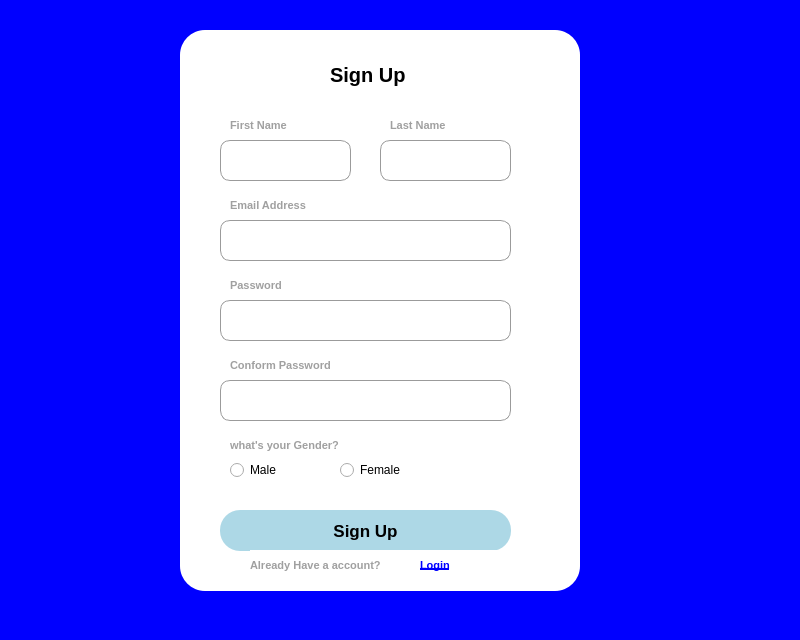
<?xml version="1.0" encoding="UTF-8"?>
<ui version="4.0">
 <class>MainWindow</class>
 <widget class="QMainWindow" name="MainWindow">
  <property name="geometry">
   <rect>
    <x>0</x>
    <y>0</y>
    <width>800</width>
    <height>640</height>
   </rect>
  </property>
  <property name="windowTitle">
   <string>MainWindow</string>
  </property>
  <property name="styleSheet">
   <string notr="true">background-color: blue;</string>
  </property>
  <widget class="QWidget" name="centralwidget">
   <widget class="QWidget" name="widget" native="true">
    <property name="geometry">
     <rect>
      <x>180</x>
      <y>30</y>
      <width>400</width>
      <height>561</height>
     </rect>
    </property>
    <property name="autoFillBackground">
     <bool>false</bool>
    </property>
    <property name="styleSheet">
     <string notr="true">background-color: white;
 border-radius: 25px;
</string>
    </property>
    <widget class="QLabel" name="label">
     <property name="geometry">
      <rect>
       <x>150</x>
       <y>30</y>
       <width>100</width>
       <height>30</height>
      </rect>
     </property>
     <property name="font">
      <font>
       <pointsize>15</pointsize>
       <weight>75</weight>
       <bold>true</bold>
      </font>
     </property>
     <property name="text">
      <string>Sign Up</string>
     </property>
    </widget>
    <widget class="QLabel" name="label_2">
     <property name="geometry">
      <rect>
       <x>50</x>
       <y>80</y>
       <width>81</width>
       <height>30</height>
      </rect>
     </property>
     <property name="font">
      <font>
       <pointsize>8</pointsize>
       <weight>75</weight>
       <bold>true</bold>
      </font>
     </property>
     <property name="styleSheet">
      <string notr="true">color: rgb(160, 160, 160)</string>
     </property>
     <property name="text">
      <string>First Name</string>
     </property>
    </widget>
    <widget class="QLabel" name="label_3">
     <property name="geometry">
      <rect>
       <x>210</x>
       <y>80</y>
       <width>71</width>
       <height>30</height>
      </rect>
     </property>
     <property name="font">
      <font>
       <pointsize>8</pointsize>
       <weight>75</weight>
       <bold>true</bold>
      </font>
     </property>
     <property name="styleSheet">
      <string notr="true">color: rgb(160, 160, 160)</string>
     </property>
     <property name="text">
      <string>Last Name</string>
     </property>
    </widget>
    <widget class="QLineEdit" name="lineEdit">
     <property name="geometry">
      <rect>
       <x>40</x>
       <y>110</y>
       <width>131</width>
       <height>41</height>
      </rect>
     </property>
     <property name="styleSheet">
      <string notr="true">border: 1px solid rgb(155, 155, 155);
border-radius: 10px;</string>
     </property>
    </widget>
    <widget class="QLineEdit" name="lineEdit_2">
     <property name="geometry">
      <rect>
       <x>200</x>
       <y>110</y>
       <width>131</width>
       <height>41</height>
      </rect>
     </property>
     <property name="styleSheet">
      <string notr="true">border: 1px solid rgb(155, 155, 155);
border-radius: 10px;</string>
     </property>
    </widget>
    <widget class="QLineEdit" name="lineEdit_3">
     <property name="geometry">
      <rect>
       <x>40</x>
       <y>190</y>
       <width>291</width>
       <height>41</height>
      </rect>
     </property>
     <property name="styleSheet">
      <string notr="true">border: 1px solid rgb(155, 155, 155);
border-radius: 10px;</string>
     </property>
    </widget>
    <widget class="QLabel" name="label_4">
     <property name="geometry">
      <rect>
       <x>50</x>
       <y>160</y>
       <width>101</width>
       <height>30</height>
      </rect>
     </property>
     <property name="font">
      <font>
       <pointsize>8</pointsize>
       <weight>75</weight>
       <bold>true</bold>
      </font>
     </property>
     <property name="styleSheet">
      <string notr="true">color: rgb(160, 160, 160)</string>
     </property>
     <property name="text">
      <string>Email Address</string>
     </property>
    </widget>
    <widget class="QLineEdit" name="lineEdit_4">
     <property name="enabled">
      <bool>true</bool>
     </property>
     <property name="geometry">
      <rect>
       <x>40</x>
       <y>270</y>
       <width>291</width>
       <height>41</height>
      </rect>
     </property>
     <property name="styleSheet">
      <string notr="true">border: 1px solid rgb(155, 155, 155);
border-radius: 10px;</string>
     </property>
     <property name="echoMode">
      <enum>QLineEdit::Password</enum>
     </property>
    </widget>
    <widget class="QLineEdit" name="lineEdit_5">
     <property name="geometry">
      <rect>
       <x>40</x>
       <y>350</y>
       <width>291</width>
       <height>41</height>
      </rect>
     </property>
     <property name="styleSheet">
      <string notr="true">border: 1px solid rgb(155, 155, 155);
border-radius: 10px;</string>
     </property>
     <property name="echoMode">
      <enum>QLineEdit::Password</enum>
     </property>
    </widget>
    <widget class="QLabel" name="label_5">
     <property name="geometry">
      <rect>
       <x>50</x>
       <y>240</y>
       <width>81</width>
       <height>30</height>
      </rect>
     </property>
     <property name="font">
      <font>
       <pointsize>8</pointsize>
       <weight>75</weight>
       <bold>true</bold>
      </font>
     </property>
     <property name="styleSheet">
      <string notr="true">color: rgb(160, 160, 160)</string>
     </property>
     <property name="text">
      <string>Password</string>
     </property>
    </widget>
    <widget class="QLabel" name="label_6">
     <property name="geometry">
      <rect>
       <x>50</x>
       <y>320</y>
       <width>131</width>
       <height>30</height>
      </rect>
     </property>
     <property name="font">
      <font>
       <pointsize>8</pointsize>
       <weight>75</weight>
       <bold>true</bold>
      </font>
     </property>
     <property name="styleSheet">
      <string notr="true">color: rgb(160, 160, 160)</string>
     </property>
     <property name="text">
      <string>Conform Password</string>
     </property>
    </widget>
    <widget class="QRadioButton" name="radioButton">
     <property name="geometry">
      <rect>
       <x>50</x>
       <y>430</y>
       <width>95</width>
       <height>20</height>
      </rect>
     </property>
     <property name="text">
      <string>Male</string>
     </property>
    </widget>
    <widget class="QRadioButton" name="radioButton_2">
     <property name="geometry">
      <rect>
       <x>160</x>
       <y>430</y>
       <width>95</width>
       <height>20</height>
      </rect>
     </property>
     <property name="text">
      <string>Female</string>
     </property>
    </widget>
    <widget class="QLabel" name="label_7">
     <property name="geometry">
      <rect>
       <x>50</x>
       <y>400</y>
       <width>151</width>
       <height>30</height>
      </rect>
     </property>
     <property name="font">
      <font>
       <pointsize>8</pointsize>
       <weight>75</weight>
       <bold>true</bold>
      </font>
     </property>
     <property name="styleSheet">
      <string notr="true">color: rgb(160, 160, 160)</string>
     </property>
     <property name="text">
      <string>what's your Gender?</string>
     </property>
    </widget>
    <widget class="QPushButton" name="pushButton">
     <property name="geometry">
      <rect>
       <x>40</x>
       <y>480</y>
       <width>291</width>
       <height>41</height>
      </rect>
     </property>
     <property name="font">
      <font>
       <pointsize>13</pointsize>
       <weight>75</weight>
       <bold>true</bold>
      </font>
     </property>
     <property name="styleSheet">
      <string notr="true">QPushButton#pushButton{
background: lightblue;
border-radius: 20px;
}

QPushButton#pushButton:hover{
background: skyblue;
}

QPushButton#pushButton:pressed{
background: blue;
}</string>
     </property>
     <property name="text">
      <string>Sign Up</string>
     </property>
    </widget>
    <widget class="QLabel" name="label_8">
     <property name="geometry">
      <rect>
       <x>70</x>
       <y>520</y>
       <width>171</width>
       <height>30</height>
      </rect>
     </property>
     <property name="font">
      <font>
       <pointsize>8</pointsize>
       <weight>75</weight>
       <bold>true</bold>
      </font>
     </property>
     <property name="styleSheet">
      <string notr="true">color: rgb(160, 160, 160)</string>
     </property>
     <property name="text">
      <string>Already Have a account?</string>
     </property>
    </widget>
    <widget class="QLabel" name="label_9">
     <property name="geometry">
      <rect>
       <x>240</x>
       <y>520</y>
       <width>81</width>
       <height>30</height>
      </rect>
     </property>
     <property name="font">
      <font>
       <pointsize>8</pointsize>
       <weight>75</weight>
       <bold>true</bold>
       <underline>true</underline>
      </font>
     </property>
     <property name="styleSheet">
      <string notr="true">color: blue
</string>
     </property>
     <property name="text">
      <string>Login</string>
     </property>
    </widget>
   </widget>
  </widget>
  <widget class="QStatusBar" name="statusbar"/>
 </widget>
 <resources/>
 <connections/>
</ui>
